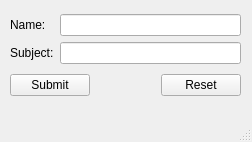
<?xml version="1.0" encoding="UTF-8"?>
<ui version="4.0">
 <class>submitbtn</class>
 <widget class="QMainWindow" name="submitbtn">
  <property name="geometry">
   <rect>
    <x>0</x>
    <y>0</y>
    <width>252</width>
    <height>142</height>
   </rect>
  </property>
  <property name="windowTitle">
   <string>MainWindow</string>
  </property>
  <widget class="QWidget" name="centralwidget">
   <widget class="QWidget" name="">
    <property name="geometry">
     <rect>
      <x>10</x>
      <y>10</y>
      <width>231</width>
      <height>91</height>
     </rect>
    </property>
    <layout class="QVBoxLayout" name="verticalLayout_3">
     <item>
      <layout class="QHBoxLayout" name="horizontalLayout">
       <item>
        <layout class="QVBoxLayout" name="verticalLayout">
         <item>
          <widget class="QLabel" name="namelbl">
           <property name="text">
            <string>Name:</string>
           </property>
          </widget>
         </item>
         <item>
          <widget class="QLabel" name="subjectlbl">
           <property name="text">
            <string>Subject:</string>
           </property>
          </widget>
         </item>
        </layout>
       </item>
       <item>
        <layout class="QVBoxLayout" name="verticalLayout_2">
         <item>
          <widget class="QLineEdit" name="nameedit"/>
         </item>
         <item>
          <widget class="QLineEdit" name="subjectedit"/>
         </item>
        </layout>
       </item>
      </layout>
     </item>
     <item>
      <layout class="QHBoxLayout" name="horizontalLayout_2">
       <item>
        <widget class="QPushButton" name="pushButton">
         <property name="text">
          <string>Submit</string>
         </property>
        </widget>
       </item>
       <item>
        <spacer name="horizontalSpacer">
         <property name="orientation">
          <enum>Qt::Horizontal</enum>
         </property>
         <property name="sizeHint" stdset="0">
          <size>
           <width>40</width>
           <height>20</height>
          </size>
         </property>
        </spacer>
       </item>
       <item>
        <widget class="QPushButton" name="resetbtn">
         <property name="text">
          <string>Reset</string>
         </property>
        </widget>
       </item>
      </layout>
     </item>
    </layout>
   </widget>
  </widget>
  <widget class="QMenuBar" name="menubar">
   <property name="geometry">
    <rect>
     <x>0</x>
     <y>0</y>
     <width>252</width>
     <height>21</height>
    </rect>
   </property>
  </widget>
  <widget class="QStatusBar" name="statusbar"/>
 </widget>
 <resources/>
 <connections/>
</ui>
